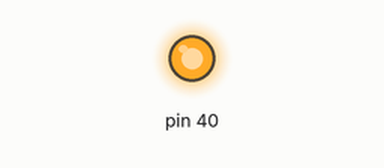
This program was run on a simulated Raspberry Pi (header pin numbers). Parts: output pins drawn as LEDs (lit = HIGH). At 1.0 s the program stops and its outputs stay as they are.

Above: at 0.1 s.
At 1.1 s:
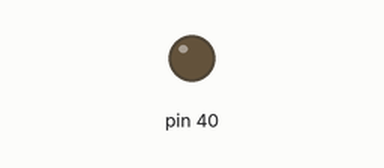
Timing chart, 0 to 2.5 s (numbered marks = the images above):
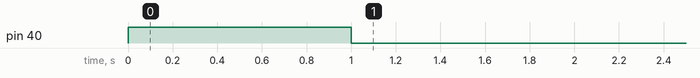

The program:

gpio.py
```python
# coding: utf-8
import RPi.GPIO as GPIO
import time


class L_chika():
    def __init__(self, pin_num):
        self.pin_num = pin_num
        GPIO.setwarnings(False)
        GPIO.setmode(GPIO.BOARD)
        GPIO.setup(self.pin_num,GPIO.OUT)

    def on(self):
        GPIO.output(self.pin_num,GPIO.HIGH)

    def off(self):
        GPIO.output(self.pin_num,GPIO.LOW)

    def __del__(self):
        GPIO.cleanup()


def main():
    test = L_chika(40)
    test.on()
    time.sleep(1)
    test.off()
    del test

if __name__ == "__main__":
    main()
```

Measured:
- by itself, pin 40: LOW → HIGH at 0.00 s, → LOW 1.0 s later
